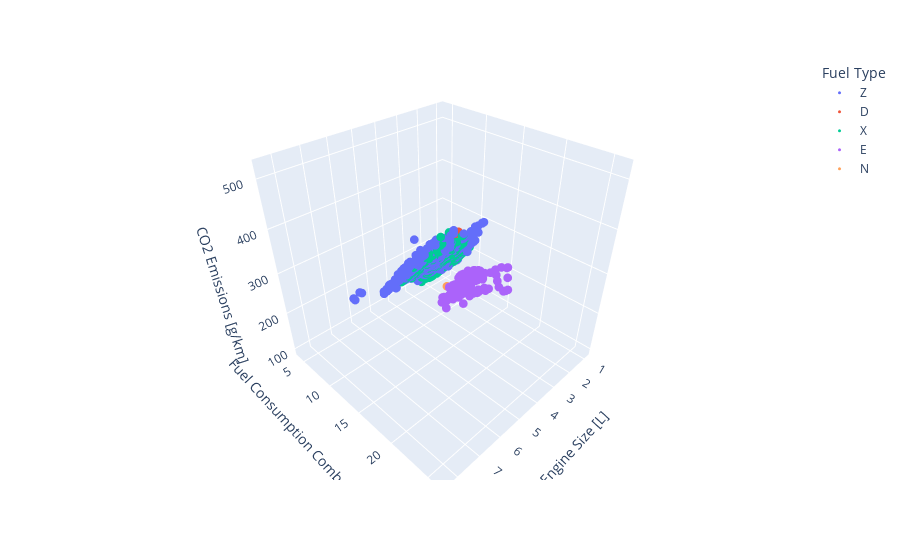

Here is the notebook cell this chart was saved with:
### Code cell
# 3d scatter plot
fig = px.scatter_3d(df, x='Engine Size [L]', y='Fuel Consumption Comb [L/100 km]', z='CO2 Emissions [g/km]', color='Fuel Type')
fig.update_traces(marker=dict(size=3))
fig.show()

### Figure 1 — Plotly figure (JSON) as saved in the notebook; plotly's stock layout.template omitted (floating-point values rounded to 4 significant figures; data arrays with more than 128 entries replaced by an {"elided": "..."} marker saying what was removed)
{"data": [{"hovertemplate": "Fuel Type=Z<br>Engine Size [L]=%{x}<br>Fuel Consumption Comb [L/100 km]=%{y}<br>CO2 Emissions [g/km]=%{z}<extra></extra>", "legendgroup": "Z", "marker": {"color": "#636efa", "size": 3, "symbol": "circle"}, "mode": "markers", "name": "Z", "scene": "scene", "showlegend": true, "type": "scatter3d", "x": {"elided": "3202 float values"}, "y": {"elided": "3202 float values"}, "z": {"elided": "3202 int values"}}, {"hovertemplate": "Fuel Type=D<br>Engine Size [L]=%{x}<br>Fuel Consumption Comb [L/100 km]=%{y}<br>CO2 Emissions [g/km]=%{z}<extra></extra>", "legendgroup": "D", "marker": {"color": "#EF553B", "size": 3, "symbol": "circle"}, "mode": "markers", "name": "D", "scene": "scene", "showlegend": true, "type": "scatter3d", "x": {"elided": "175 float values"}, "y": {"elided": "175 float values"}, "z": {"elided": "175 int values"}}, {"hovertemplate": "Fuel Type=X<br>Engine Size [L]=%{x}<br>Fuel Consumption Comb [L/100 km]=%{y}<br>CO2 Emissions [g/km]=%{z}<extra></extra>", "legendgroup": "X", "marker": {"color": "#00cc96", "size": 3, "symbol": "circle"}, "mode": "markers", "name": "X", "scene": "scene", "showlegend": true, "type": "scatter3d", "x": {"elided": "3637 float values"}, "y": {"elided": "3637 float values"}, "z": {"elided": "3637 int values"}}, {"hovertemplate": "Fuel Type=E<br>Engine Size [L]=%{x}<br>Fuel Consumption Comb [L/100 km]=%{y}<br>CO2 Emissions [g/km]=%{z}<extra></extra>", "legendgroup": "E", "marker": {"color": "#ab63fa", "size": 3, "symbol": "circle"}, "mode": "markers", "name": "E", "scene": "scene", "showlegend": true, "type": "scatter3d", "x": {"elided": "370 float values"}, "y": {"elided": "370 float values"}, "z": {"elided": "370 int values"}}, {"hovertemplate": "Fuel Type=N<br>Engine Size [L]=%{x}<br>Fuel Consumption Comb [L/100 km]=%{y}<br>CO2 Emissions [g/km]=%{z}<extra></extra>", "legendgroup": "N", "marker": {"color": "#FFA15A", "size": 3, "symbol": "circle"}, "mode": "markers", "name": "N", "scene": "scene", "showlegend": true, "type": "scatter3d", "x": [3.6], "y": [12.7], "z": [213]}], "layout": {"legend": {"title": {"text": "Fuel Type"}, "tracegroupgap": 0}, "margin": {"t": 60}, "scene": {"domain": {"x": [0, 1], "y": [0, 1]}, "xaxis": {"title": {"text": "Engine Size [L]"}}, "yaxis": {"title": {"text": "Fuel Consumption Comb [L/100 km]"}}, "zaxis": {"title": {"text": "CO2 Emissions [g/km]"}}}}}
